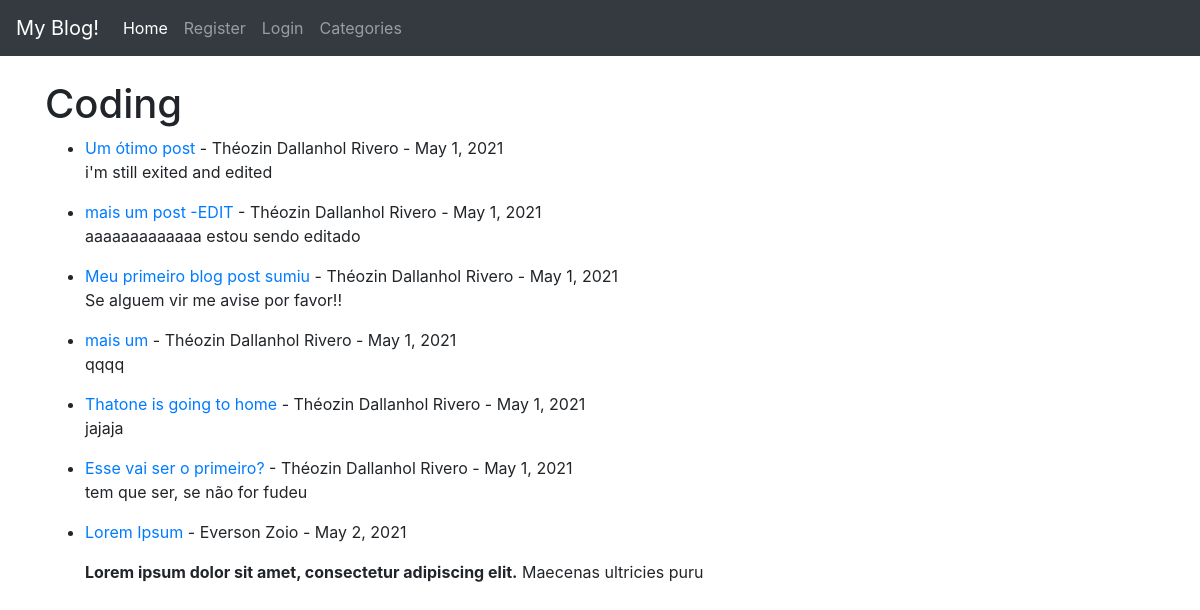
/category/coding/, run on the app's committed database.
### theblog/models.py (models this page shows, shortened)
class Post(models.Model):
	title = models.CharField(max_length=255)
	header_image = models.ImageField(null=True, blank=True, upload_to="images/")
	title_tag = models.CharField(max_length=255)
	snippet = models.CharField(max_length=255)
	author = models.ForeignKey(User, on_delete=models.CASCADE) #models.CASCADE caso o user seja apagado todos os seus posts são apagados tbm
	body = RichTextField(blank=True)
	post_date = models.DateField(auto_now_add=True)
	category = models.CharField(max_length=255)
	likes = models.ManyToManyField(User, related_name='blog_post')

### theblog/views.py (the view)
# urls.py: path('category/<str:cats>/', CategoryView, name='category'),
def CategoryView(request, cats):
	cats = cats.replace('-', ' ')
	category_posts = Post.objects.filter(category=cats)
	context =  {'category_posts':category_posts, 'cats':cats}
	return render(request, 'categories.html', context)

### theblog/templates/categories.html (shortened to what this page needs)
{% extends 'base.html' %}
{% block content %}
{% if category_posts %}
	<h1>{{cats|capfirst }}</h1>
	<ul>
	{% for post in category_posts %}
		<li>
			<a href="{% url 'article-detail' post.id %}">{{post.title}}</a> - {{post.author.first_name}} {{post.author.last_name}} - {{post.post_date}}
			<p>{{post.body|slice:":100"|safe}}</p>
		</li>
	{% endfor %}
	</ul>
{% else %}
	<p>Não tem nenhum post com o assunto {{cats|capfirst}}</p>
{% endif %}
{% endblock %}

### data on the page
Post: title "Um ótimo post", author.first_name "Théozin", author.last_name "Dallanhol Rivero", post_date "May 1, 2021", body "i'm still exited and edited"
Post: title "mais um post -EDIT", author.first_name "Théozin", author.last_name "Dallanhol Rivero", post_date "May 1, 2021", body "aaaaaaaaaaaaa estou sendo editado"
Post: title "Meu primeiro blog post sumiu", author.first_name "Théozin", author.last_name "Dallanhol Rivero", post_date "May 1, 2021", body "Se alguem vir me avise por favor!!"
Post: title "mais um", author.first_name "Théozin", author.last_name "Dallanhol Rivero", post_date "May 1, 2021", body "qqqq"
Post: title "Thatone is going to home", author.first_name "Théozin", author.last_name "Dallanhol Rivero", post_date "May 1, 2021", body "jajaja"
Post: title "Esse vai ser o primeiro?", author.first_name "Théozin", author.last_name "Dallanhol Rivero", post_date "May 1, 2021", body "tem que ser, se não for fudeu"
Post: title "Lorem Ipsum", author.first_name "Everson", author.last_name "Zoio", post_date "May 2, 2021", body "Lorem ipsum dolor sit amet, consectetur adipiscing elit. Maecenas ultricies puru"

### other printed values
{{ cats|capfirst }} "Coding"
